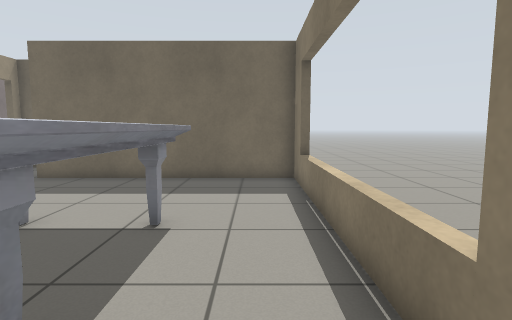
[1] (above)

19 first-person views from a walk through a world built for the Gazebo simulator. The camera is 0.94 m above the floor, tilts 6° down and sees 80° across. The floor is counted in squares, 0.5 m on a side. Each view is taken from the middle of a square. On the plan, view 1 faces up. The plan holds only what a view shows up to about 16 squares ahead; the rest is blank. Robots are left out.

[2]
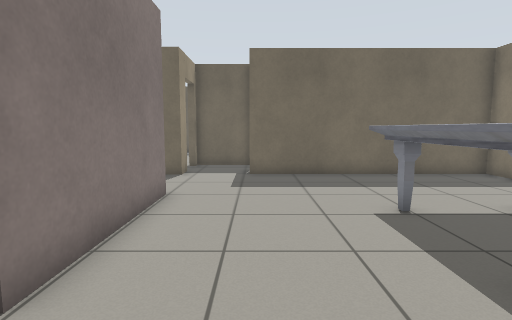

[3]
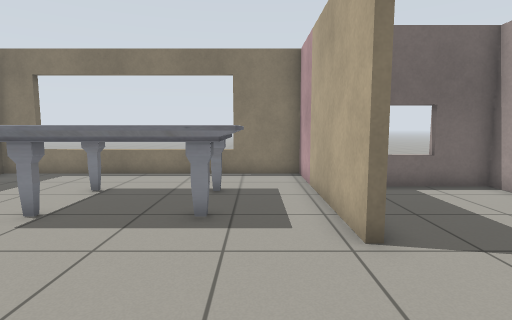

[4]
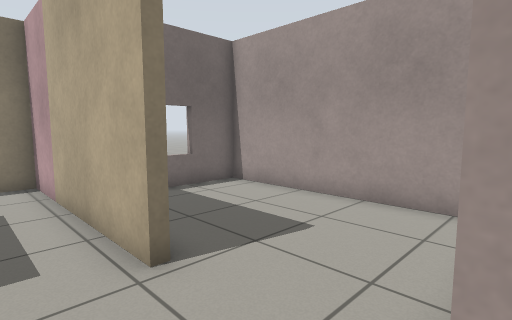

[5]
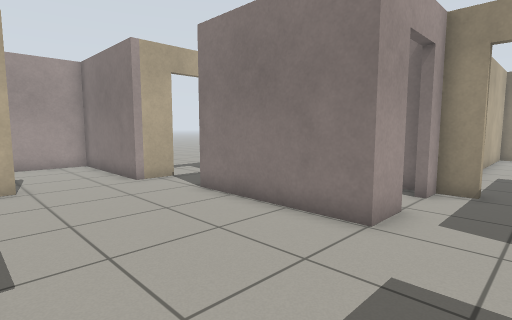

[6]
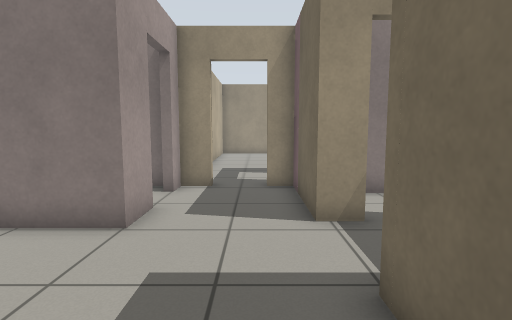

[7]
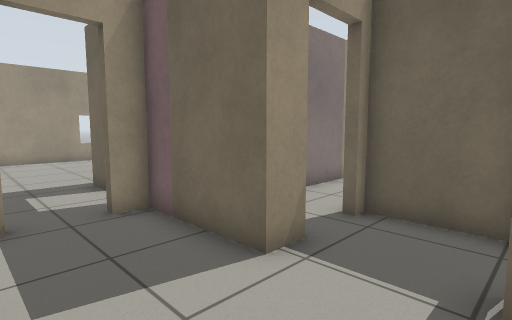

[8]
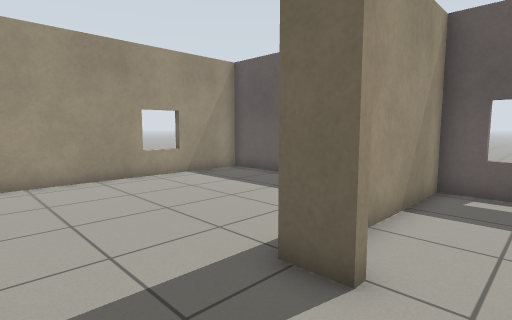

[9]
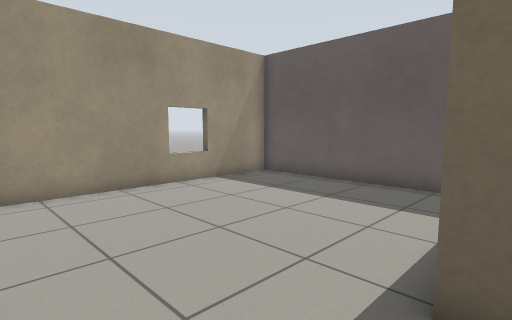

[10]
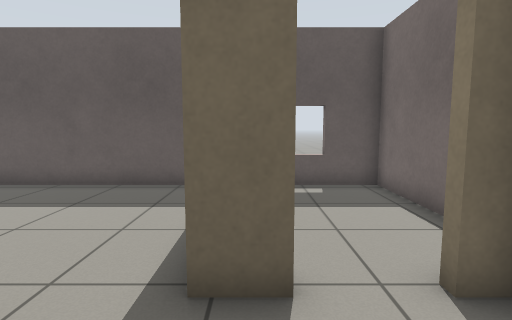

[11]
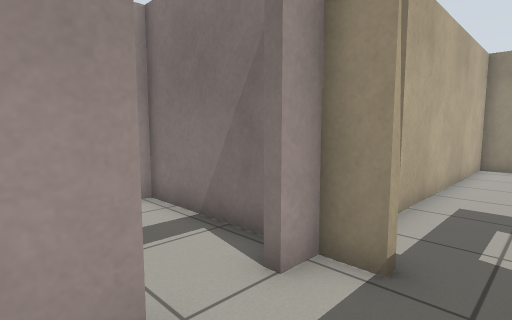

[12]
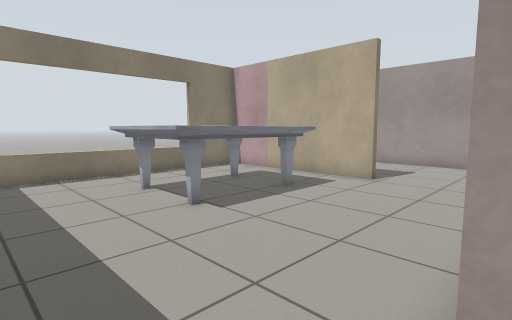

[13]
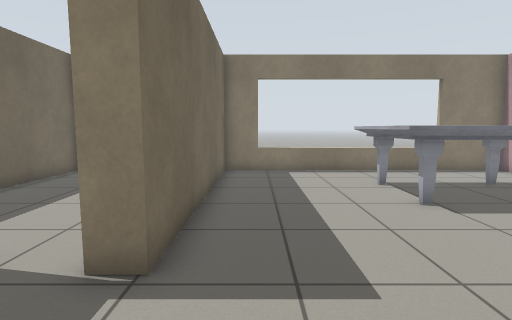

[14]
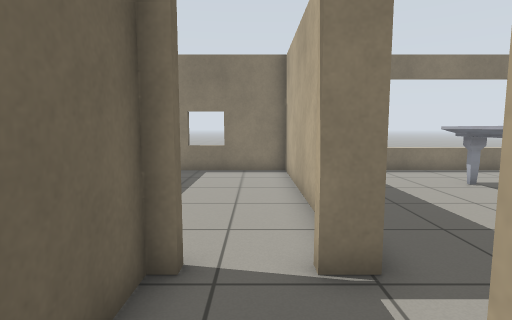

[15]
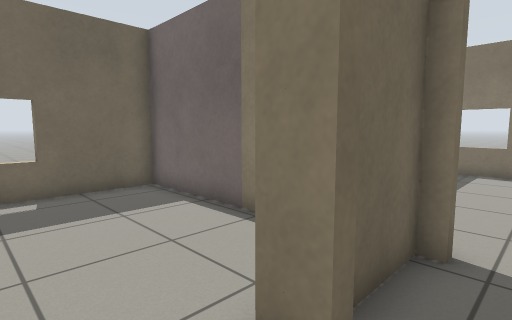

[16]
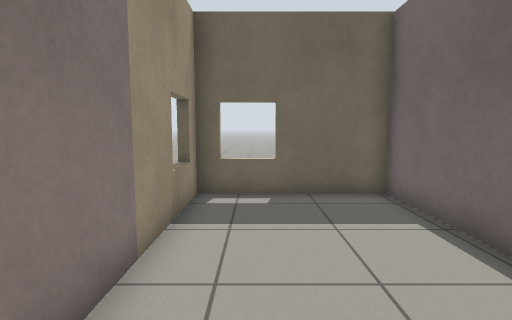

[17]
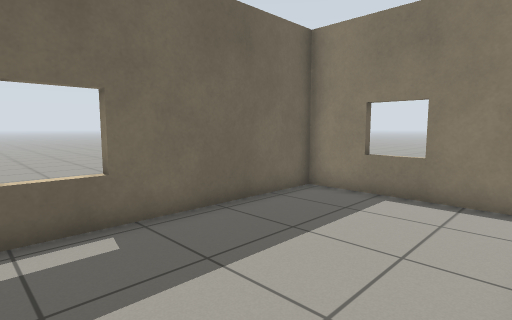

[18]
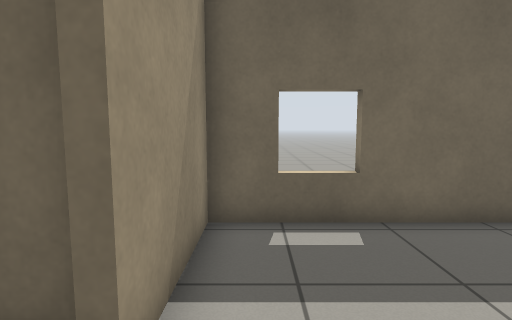

[19]
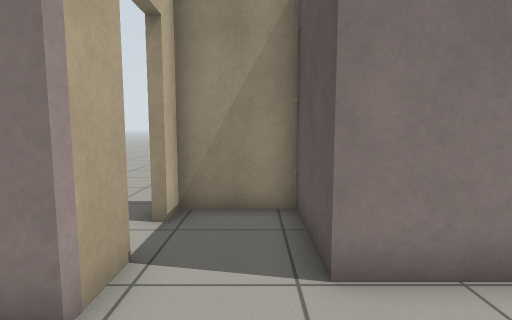

### Floor plan
Key: @ floor where view 1 was taken; # wall or solid block; . floor; D open door; = window, fence, low wall or low ledge; T marble table; H thing the floor can be seen under or through.
Columns run from 28 left of view 1 to 2 right of it. Each row starts with its distance up from view 1.
 23               ##=####
 22               #.....#
 21               =.....#
 20               #.....#
 19               #.....#
 18 ###########=###.....##=#######
 17 #........#....#.....#........#
 16 #........#....#.... #........#
 15 #........#....#...  #........=
 14 =........#....#..D##D........#
 13 #........ ....#..D..D........#
 12 #........ ....# .#..#........#
 11 #........##DD#####..##########
 10 #............D...............#
  9 #............D...............=.
  8 #............#.D.............=.
  7 ###########  #DDD#...........=.
  6              #.. #.....TTTT..=.
  5              #.. #.....T  T..=.
  4              #.  #.....T  T..=.
  3              #.  #.....T  T..=.
  2              #####.....TTTT..H.
  1               #..............H
  0               #.............@#
 -1               #DD##...########
 -2             ..... #....... #
 -3          .... ..  #........#
 -4       .....       #........=
 -5       ..          #........#
 -6                   #........#
 -7                   ##########

Positions as (right, up) in squares from view 1, and headings:
1: (0, 0), facing up
2: (-8, -1), facing up
3: (-11, 1), facing right
4: (-10, 1), facing down-right
5: (-5, 10), facing down-left
6: (-5, 10), facing left
7: (-8, 8), facing up-left
8: (-16, 8), facing up-left
9: (-18, 8), facing up-left
10: (-18, 8), facing up
11: (-11, 10), facing down-left
12: (-11, 10), facing down-right
13: (-12, 10), facing right
14: (-12, 13), facing right
15: (-13, 13), facing up-right
16: (-12, 14), facing up
17: (-7, 12), facing up-right
18: (-7, 12), facing up
19: (-7, 1), facing left
